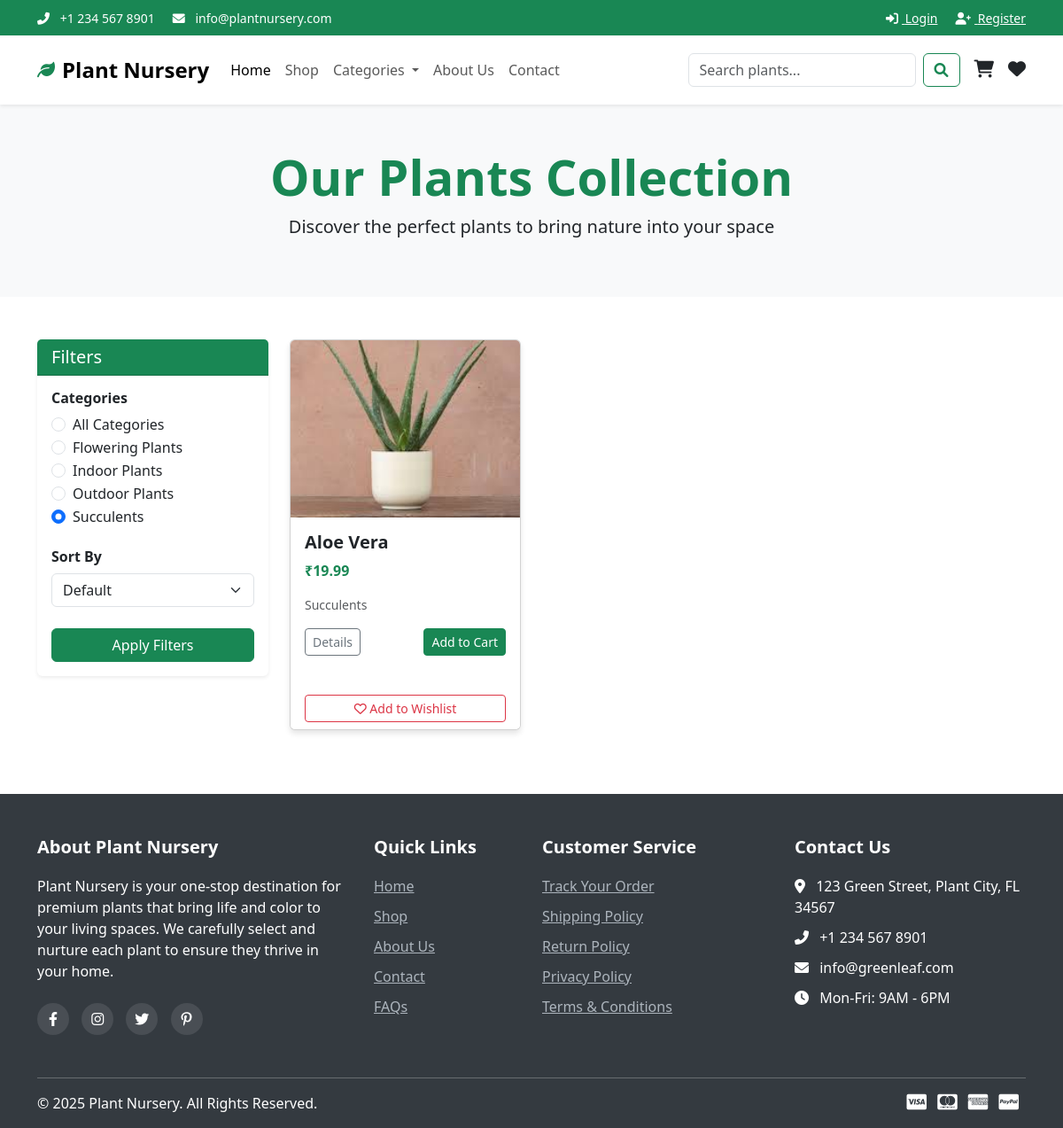
Page /shop.php?category_id=3 on the committed database.
### tables this page shows
CREATE TABLE IF NOT EXISTS categories (
    id INT AUTO_INCREMENT PRIMARY KEY,
    name VARCHAR(100) NOT NULL,
    description TEXT,
    image_path VARCHAR(255),
    created_at TIMESTAMP DEFAULT CURRENT_TIMESTAMP,
    updated_at TIMESTAMP DEFAULT CURRENT_TIMESTAMP ON UPDATE CURRENT_TIMESTAMP
);

CREATE TABLE IF NOT EXISTS products (
    id INT AUTO_INCREMENT PRIMARY KEY,
    name VARCHAR(100) NOT NULL,
    description TEXT,
    price DECIMAL(10, 2) NOT NULL,
    sale_price DECIMAL(10, 2),
    stock_quantity INT NOT NULL DEFAULT 0,
    reorder_level INT NOT NULL DEFAULT 10,
    image_path VARCHAR(255),
    category_id INT,
    featured BOOLEAN DEFAULT 0,
    status ENUM('in_stock', 'out_of_stock', 'coming_soon') DEFAULT 'in_stock',
    created_at TIMESTAMP DEFAULT CURRENT_TIMESTAMP,
    updated_at TIMESTAMP DEFAULT CURRENT_TIMESTAMP ON UPDATE CURRENT_TIMESTAMP,
    FOREIGN KEY (category_id) REFERENCES categories(id) ON DELETE SET NULL
);

### shop.php (the view, shortened to what this page needs)
<?php
include_once("includes/db_connection.php");
$category_id = isset($_GET['category_id']) ? intval($_GET['category_id']) : 0;
$sort = isset($_GET['sort']) ? $_GET['sort'] : 'default';
$query = "SELECT p.*, c.name as category_name
          FROM products p
          LEFT JOIN categories c ON p.category_id = c.id
          WHERE 1=1";
if ($category_id > 0) {
    $query .= " AND p.category_id = $category_id";
}
switch ($sort) {
    default:
        $query .= " ORDER BY p.id DESC";
}
$result = mysqli_query($conn, $query);
$products = [];
if ($result) {
    while ($row = mysqli_fetch_assoc($result)) {
        $products[] = $row;
    }
}
$categories_query = "SELECT * FROM categories ORDER BY name ASC";
$categories_result = mysqli_query($conn, $categories_query);
$categories = [];
if ($categories_result) {
    while ($row = mysqli_fetch_assoc($categories_result)) {
        $categories[] = $row;
    }
}
?>
<!DOCTYPE html>
<html lang="en">
<head>
    <link rel="stylesheet" href="css/style.css">
    <link href="https://cdn.jsdelivr.net/npm/bootstrap@5.3.0/dist/css/bootstrap.min.css" rel="stylesheet">
    <link rel="stylesheet" href="https://cdnjs.cloudflare.com/ajax/libs/font-awesome/6.0.0/css/all.min.css">
</head>
<body>
    <?php include_once("includes/header.php"); ?>
    <section class="shop-banner bg-light py-5">
        <div class="container">
            <div class="row">
                <div class="col-12 text-center">
                    <h1 class="display-4 fw-bold text-success">Our Plants Collection</h1>
                    <p class="lead">Discover the perfect plants to bring nature into your space</p>
                </div>
            </div>
        </div>
    </section>
    <section class="shop-content py-5">
        <div class="container">
            <div class="row">
                <div class="col-lg-3 mb-4">
                    <div class="card border-0 shadow-sm">
                        <div class="card-header bg-success text-white">
                            <h5 class="mb-0">Filters</h5>
                        </div>
                        <div class="card-body">
                            <form action="shop.php" method="GET">
                                <div class="mb-4">
                                    <h6 class="fw-bold">Categories</h6>
                                    <div class="form-check">
                                        <input class="form-check-input" type="radio" name="category_id" id="category_all" value="0" <?php echo $category_id == 0 ? 'checked' : ''; ?>>
                                        <label class="form-check-label" for="category_all">
                                            All Categories
                                        </label>
                                    </div>
                                    <?php foreach($categories as $category): ?>
                                        <div class="form-check">
                                            <input class="form-check-input" type="radio" name="category_id" id="category_<?php echo $category['id']; ?>" value="<?php echo $category['id']; ?>" <?php echo $category_id == $category['id'] ? 'checked' : ''; ?>>
                                            <label class="form-check-label" for="category_<?php echo $category['id']; ?>">
                                                <?php echo htmlspecialchars($category['name']); ?>
                                            </label>
                                        </div>
                                    <?php endforeach; ?>
                                </div>
                                <div class="mb-4">
                                    <h6 class="fw-bold">Sort By</h6>
                                    <select class="form-select" name="sort">
                                        <option value="default" <?php echo $sort == 'default' ? 'selected' : ''; ?>>Default</option>
                                    </select>
                                </div>
                                <button type="submit" class="btn btn-success w-100">Apply Filters</button>
                            </form>
                        </div>
                    </div>
                </div>
                <div class="col-lg-9">
                    <div class="row">
                        <?php if(count($products) > 0): ?>
                            <?php foreach($products as $product): ?>
                                <div class="col-md-4 mb-4">
                                    <div class="card h-100 product-card">
                                        <img src="<?php echo $product['image_path']; ?>" class="card-img-top" alt="<?php echo htmlspecialchars($product['name']); ?>">
                                        <div class="card-body">
                                            <h5 class="card-title"><?php echo htmlspecialchars($product['name']); ?></h5>
                                            <p class="card-text text-success fw-bold">₹<?php echo number_format($product['price'], 2); ?></p>
                                            <p class="card-text small text-muted"><?php echo htmlspecialchars($product['category_name']); ?></p>
                                            <div class="d-flex justify-content-between">
                                                <a href="product.php?id=<?php echo $product['id']; ?>" class="btn btn-sm btn-outline-secondary">Details</a>
                                                <form action="add_to_cart.php" method="post" class="m-0">
                                                    <button type="submit" class="btn btn-sm btn-success">Add to Cart</button>
                                                </form>
                                            </div>
                                        </div>
                                        <div class="card-footer bg-white border-top-0">
                                            <form action="add_to_wishlist.php" method="post" class="m-0">
                                                <button type="submit" class="btn btn-sm btn-outline-danger w-100"><i class="far fa-heart"></i> Add to Wishlist</button>
                                            </form>
                                        </div>
                                    </div>
                                </div>
                            <?php endforeach; ?>
                        <?php endif; ?>
                    </div>
                </div>
            </div>
        </div>
    </section>
    <?php include_once("includes/footer.php"); ?>
</body>
</html>

### css/style.css (style rules this page uses)
:root { --primary-color: #198754; --secondary-color: #6c757d; --dark-green: #155724; --light-green: #d4edda; --bs-body-font-family: 'Poppins', sans-serif; }
body { font-family: 'Poppins', sans-serif; color: #333; line-height: 1.6; }
a { text-decoration: none; color: var(--primary-color); transition: all 0.3s ease; }
.btn-success { background-color: var(--primary-color); border-color: var(--primary-color); }
.card { border: none; box-shadow: 0 4px 6px rgba(0, 0, 0, 0.1); transition: transform 0.3s ease, box-shadow 0.3s ease; margin-bottom: 20px; }
.card-title { font-weight: 600; color: var(--dark-green); }
.product-card .card-img-top { height: 200px; object-fit: cover; }

### rows in the picture
categories: category_id "☐ Flowering Plants", name "Flowering Plants"
categories: category_id "☐ Indoor Plants", name "Indoor Plants"
categories: category_id "☐ Outdoor Plants", name "Outdoor Plants"
categories: category_id "☑ Succulents", name "Succulents"
products: image_path (picture), name "Aloe Vera", price "19.99", category.name "Succulents"
